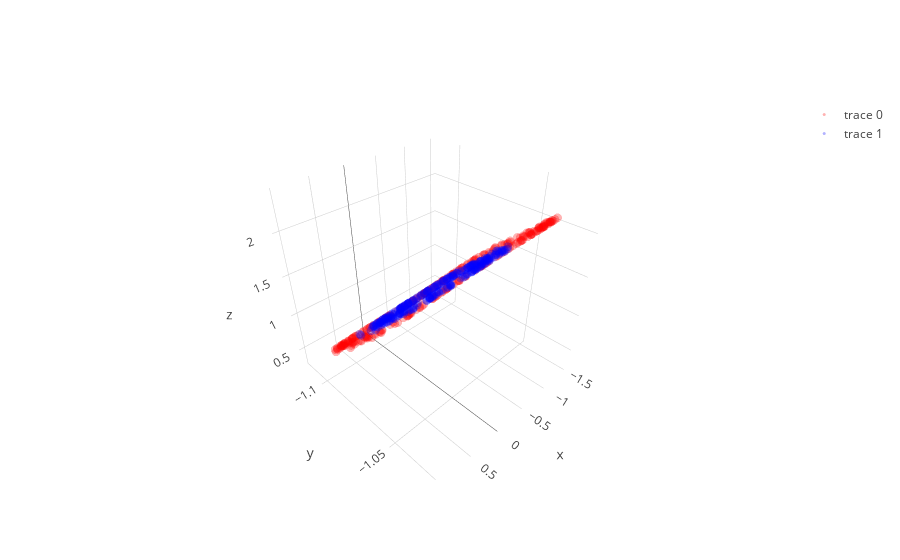
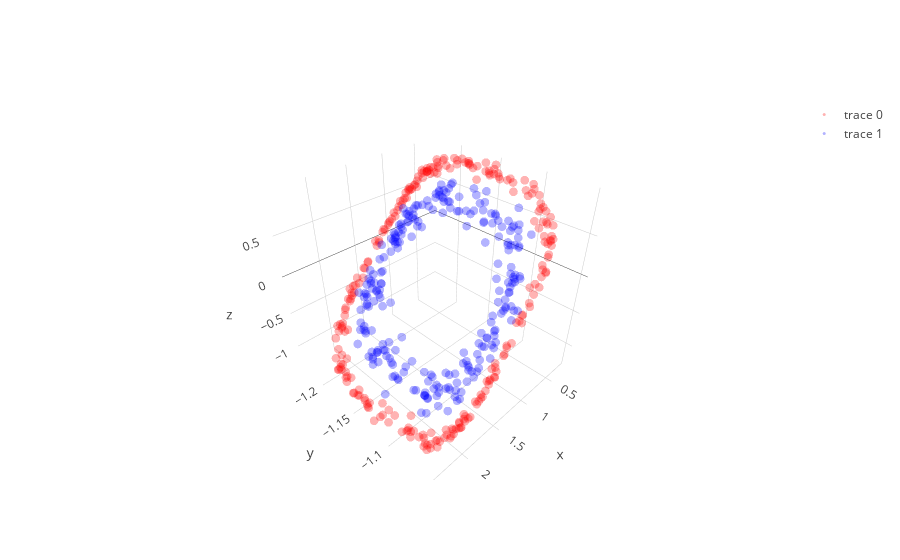

The notebook cell these images were saved under, in order:
### Code cell
layer1,layer1_var = l1.feed_non(X)
layer1bn = l1b.feed(layer1)
layer2,layer2_var = l2.feed_non(layer1bn)
layer2bn = l2b.feed(layer2)
layer3,layer3_var = l3.feed_linear(layer2bn)


trace1 = go.Scatter3d(
    x=layer1[y==0,0],
    y=layer1[y==0,1],
    z=layer1[y==0,2],
    mode='markers',
    line=dict(color='red',width=0.5),
    marker=dict(size=3,opacity=0.3)
)
trace2 = go.Scatter3d(
    x=layer1[y==1,0],
    y=layer1[y==1,1],
    z=layer1[y==1,2],
    mode='markers',
    line=dict(color='blue',width=0.5),
    marker=dict(size=3,opacity=0.3)
)
data = [trace1,trace2]
fig  = go.Figure(data=data)
iplot(fig)


trace1 = go.Scatter3d(
    x=layer2[y==0,0],
    y=layer2[y==0,1],
    z=layer2[y==0,2],
    mode='markers',
    line=dict(color='red',width=0.5),
    marker=dict(size=3,opacity=0.3)
)
trace2 = go.Scatter3d(
    x=layer2[y==1,0],
    y=layer2[y==1,1],
    z=layer2[y==1,2],
    mode='markers',
    line=dict(color='blue',width=0.5),
    marker=dict(size=3,opacity=0.3)
)
data = [trace1,trace2]
fig  = go.Figure(data=data)
iplot(fig)

# plt.figure(figsize=(8,6))
# plt.scatter(layer3[y==0, 0], layer3[y==0, 1], color='red', alpha=0.5)
# plt.scatter(layer3[y==1, 0], layer3[y==1, 1], color='blue', alpha=0.5)
# plt.show()

### Figure 1 — Plotly figure (JSON) as saved in the notebook; plotly's stock layout.template omitted (floating-point values rounded to 4 significant figures; data arrays with more than 128 entries replaced by an {"elided": "..."} marker saying what was removed)
{"data": [{"line": {"color": "red", "width": 0.5}, "marker": {"opacity": 0.3, "size": 3}, "mode": "markers", "type": "scatter3d", "uid": "558532d7-7220-4ca2-b5f0-60515cf17a0a", "x": {"elided": "250 float values"}, "y": {"elided": "250 float values"}, "z": {"elided": "250 float values"}}, {"line": {"color": "blue", "width": 0.5}, "marker": {"opacity": 0.3, "size": 3}, "mode": "markers", "type": "scatter3d", "uid": "0c95b67d-f5b0-4493-90be-efb816497245", "x": {"elided": "250 float values"}, "y": {"elided": "250 float values"}, "z": {"elided": "250 float values"}}], "layout": {}}

### Figure 2 — Plotly figure (JSON) as saved in the notebook; plotly's stock layout.template omitted (floating-point values rounded to 4 significant figures; data arrays with more than 128 entries replaced by an {"elided": "..."} marker saying what was removed)
{"data": [{"line": {"color": "red", "width": 0.5}, "marker": {"opacity": 0.3, "size": 3}, "mode": "markers", "type": "scatter3d", "uid": "7fcb9a39-0c41-44aa-8690-e104f2df4b31", "x": {"elided": "250 float values"}, "y": {"elided": "250 float values"}, "z": {"elided": "250 float values"}}, {"line": {"color": "blue", "width": 0.5}, "marker": {"opacity": 0.3, "size": 3}, "mode": "markers", "type": "scatter3d", "uid": "a385a90b-7b1f-4094-a236-f8281936127d", "x": {"elided": "250 float values"}, "y": {"elided": "250 float values"}, "z": {"elided": "250 float values"}}], "layout": {}}
